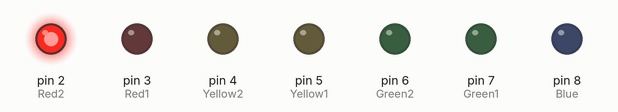
This sketch was run on a simulated Arduino Uno, built with avr-gcc and run on an emulated ATmega328P. Shown: output pins drawn as LEDs (lit = HIGH).

Above: at 0.5 s.
At 2.5 s:
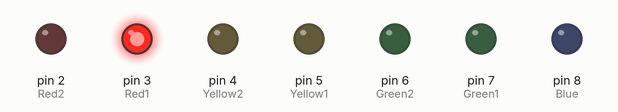
At 4.5 s:
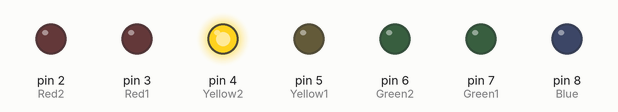
At 8.5 s:
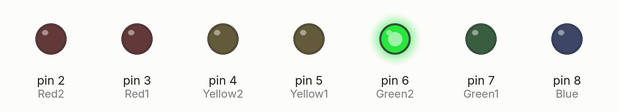
At 12.5 s:
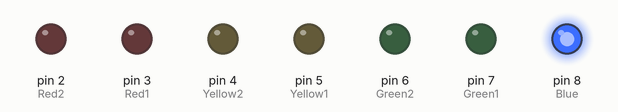
At 17.5 s:
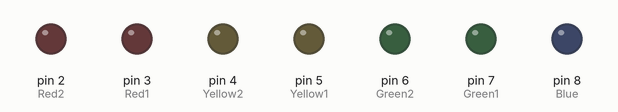
Timing chart, 0 to 18.2 s (numbered marks = the images above):
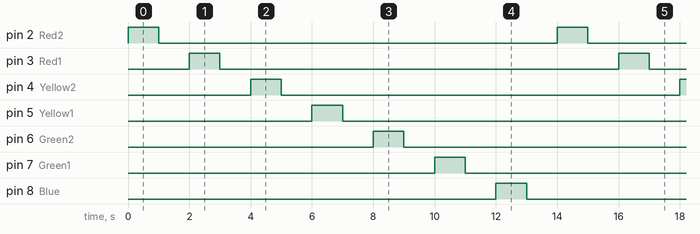

Measured:
- by itself, pin 2 (Red2), pin 3 (Red1), pin 4 (Yellow2), pin 5 (Yellow1), pin 6 (Green2), pin 7 (Green1), pin 8 (Blue): alternates HIGH for 1.0 s and LOW for 13.0 s
- by itself, everything shown: repeats every 14.0 s, in 14 steps

The sketch:

BlinkTest.ino
```cpp
#define Red2 2
#define Red1 3
#define Yellow2 4
#define Yellow1 5
#define Green2 6
#define Green1 7
#define Blue 8

void setup() {
  pinMode(Red2, OUTPUT); // Declare the LED as an output
  pinMode(Red1, OUTPUT);
  pinMode(Yellow2, OUTPUT);
  pinMode(Yellow1, OUTPUT);
  pinMode(Green2, OUTPUT);
  pinMode(Green1, OUTPUT);
  pinMode(Blue, OUTPUT);
}

// the loop function runs over and over again forever
void loop() {
  digitalWrite(Red2, HIGH);
  delay(1000);
  digitalWrite(Red2, LOW);
  delay(1000);
  digitalWrite(Red1, HIGH);
  delay(1000);
  digitalWrite(Red1, LOW);
  delay(1000);
  digitalWrite(Yellow2, HIGH);
  delay(1000);
  digitalWrite(Yellow2, LOW);
  delay(1000);
  digitalWrite(Yellow1, HIGH);
  delay(1000);
  digitalWrite(Yellow1, LOW);
  delay(1000);
  digitalWrite(Green2, HIGH);
  delay(1000);
  digitalWrite(Green2, LOW);
  delay(1000);
  digitalWrite(Green1, HIGH);
  delay(1000);
  digitalWrite(Green1, LOW);
  delay(1000);
  digitalWrite(Blue, HIGH);
  delay(1000);
  digitalWrite(Blue, LOW);
  delay(1000);
}
```
